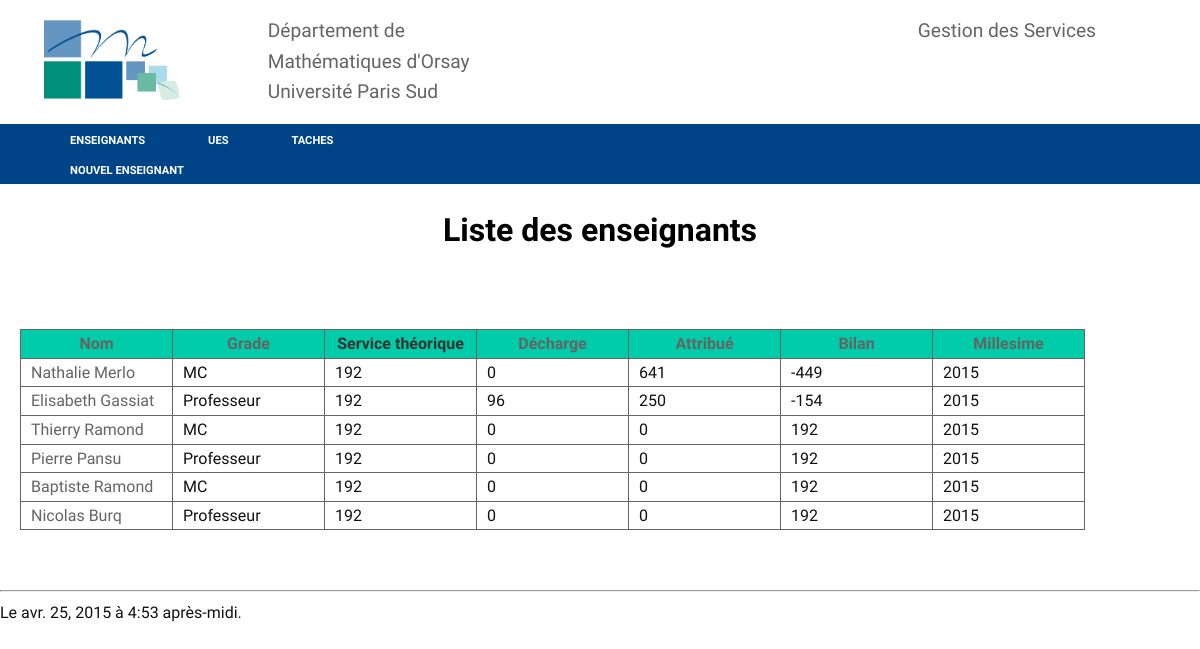
Page /enseignants/ on the committed database.
### services/models.py (models this page shows, shortened)
class Enseignant(models.Model):
    nom = models.CharField(max_length = 100)
    prenom = models.CharField(max_length = 100)
    grade = models.CharField(max_length = 100)
    service_du = models.IntegerField (default = 192)
    decharge = models.IntegerField (default = 0)
    commentaire = models.CharField(max_length = 255, blank= True)
    arrivé_en = models.DateField(blank=True)
    photo = models.ImageField(blank=True)
    attribué = models.IntegerField (default = 0)
    bilan = models.IntegerField (default = 0)
    millesime = models.IntegerField (default = 0)
    class Meta():
        unique_together = ("nom", "prenom","millesime")
    def calcul_bilan(self):
        att=Tache.objects.filter(attribué_à = self).aggregate(Sum('horaire_eqtd'))['horaire_eqtd__sum']
        if att == None:
            att=0
        self.bilan = self.service_du-self.decharge-att
        self.save()
        return (self.service_du-self.decharge-att)
    def total_attribue_1(self):
        total = Tache.objects.filter(attribué_à = self).aggregate(Sum('horaire_eqtd'))
        if (total['horaire_eqtd__sum'] == None):
            total['horaire_eqtd__sum']=0
        self.total_attribue=total['horaire_eqtd__sum']
        self.save()
        return total['horaire_eqtd__sum']

### services/views.py (the view)
# urls.py: url(r'^enseignants/$', views.liste_enseignants, name ='enseignants'),
def liste_enseignants(request):
	order_by = request.GET.get('order_by', 'bilan')
	liste_ens = Enseignant.objects.order_by(order_by)
	return render(request, 'enseignants.html',{'datetime': timezone.now(), 'Enseignants' : liste_ens})

### services/templates/enseignants.html (shortened to what this page needs)
{% extends "base.html" %}
{% block content %}
<nav>
<ul >
<li><a href="{% url "enseignant-new" %}">Nouvel Enseignant</a></li>
</nav>
<h1>Liste des enseignants</h1>
<br/>
<br/>
<table>
<tr>
	<th> <a href="?order_by=nom">Nom</a> </th>
	<th> <a href="?order_by=grade">Grade</a></th>
	<th> Service théorique</th>
	<th> <a href="?order_by=-decharge">Décharge</a> </th>
	<th> <a href="?order_by=-attribué">Attribué</a></th>
	<th> <a href="?order_by=bilan">Bilan</a></th>
	<th> <a href="?order_by=millesime">Millesime</a></th>
</tr>
{% for enseignant in Enseignants%}
<tr>
	<td>
		<a href="{% url 'enseignant-view' enseignant.id%}">{{enseignant.prenom }} {{enseignant.nom}}</a>
	</td>
	<td>
		{{enseignant.grade}}
	</td>
	<td>
		{{enseignant.service_du}}
	</td>
	<td>
		{{enseignant.decharge}}
	</td>
	<td>
		{{enseignant.total_attribue_1}}
	</td>
	<td>
		{{enseignant.calcul_bilan}}
	</td>
	<td>
		{{enseignant.millesime}}
	</td>
</tr>
{% endfor %}
</table>
{% endblock %}

### services/static/services/trstyle.css (style rules this page uses)
body { background-color: #fff; font: 16px/1.6 'Oxygen',sans-serif; color: #111; margin: 0px; min-width:1000px; min-height: 1300px; z-index: 1000; }
a { color: rgba(100,100,100,1); text-decoration: none; }
h1 { text-align: center; color: #000; }
table { border-collapse: collapse; margin-left: 20px; margin-right: 20px; }
td { border: 1px solid #666; width: 140px; text-align: left; padding-left:10px; }
th { border: 1px solid #666; width: 100px; text-decoration: bold; color:#333; background-color: #0CA; }
th a { text-decoration: none; }
nav { background-color: rgba(0, 68, 136,1); height:30px; padding-left: 0px; font-size: .7em; text-transform: uppercase; font-weight: bold; }
nav ul { list-style-type: none; display: inline; }
nav li { display: inline; margin: 20px; }
nav a { display: inline-block; height: 22px; padding: 8px 10px 0px 10px; color: rgba(255,255,255,1); }

### rows in the picture
Enseignant: prenom "Nathalie", nom "Merlo", grade "MC", service_du "192", decharge "0", total_attribue_1 "641", calcul_bilan "-449", millesime "2015"
Enseignant: prenom "Elisabeth", nom "Gassiat", grade "Professeur", service_du "192", decharge "96", total_attribue_1 "250", calcul_bilan "-154", millesime "2015"
Enseignant: prenom "Thierry", nom "Ramond", grade "MC", service_du "192", decharge "0", total_attribue_1 "0", calcul_bilan "192", millesime "2015"
Enseignant: prenom "Pierre", nom "Pansu", grade "Professeur", service_du "192", decharge "0", total_attribue_1 "0", calcul_bilan "192", millesime "2015"
Enseignant: prenom "Baptiste", nom "Ramond", grade "MC", service_du "192", decharge "0", total_attribue_1 "0", calcul_bilan "192", millesime "2015"
Enseignant: prenom "Nicolas", nom "Burq", grade "Professeur", service_du "192", decharge "0", total_attribue_1 "0", calcul_bilan "192", millesime "2015"
